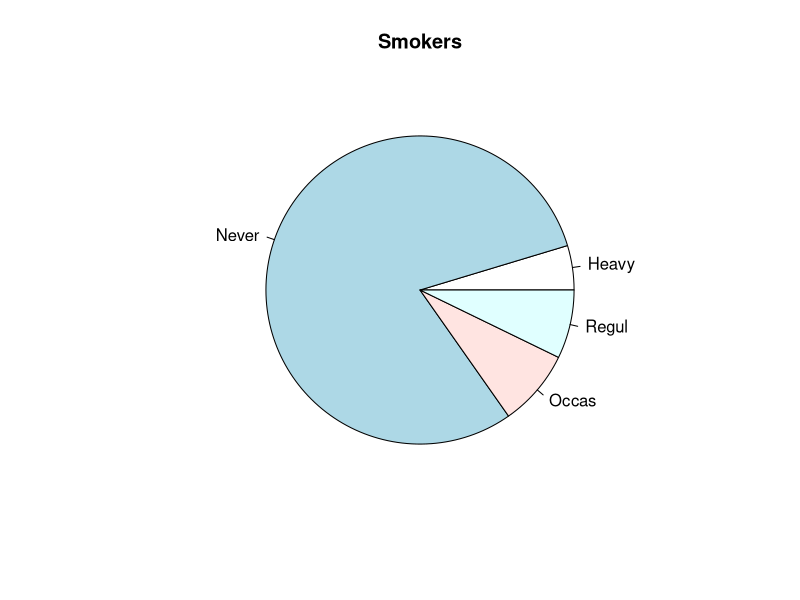
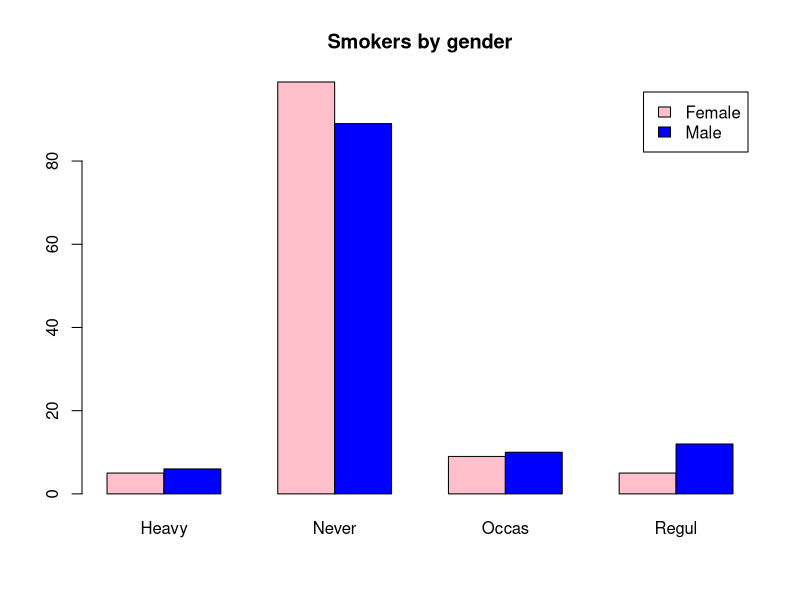
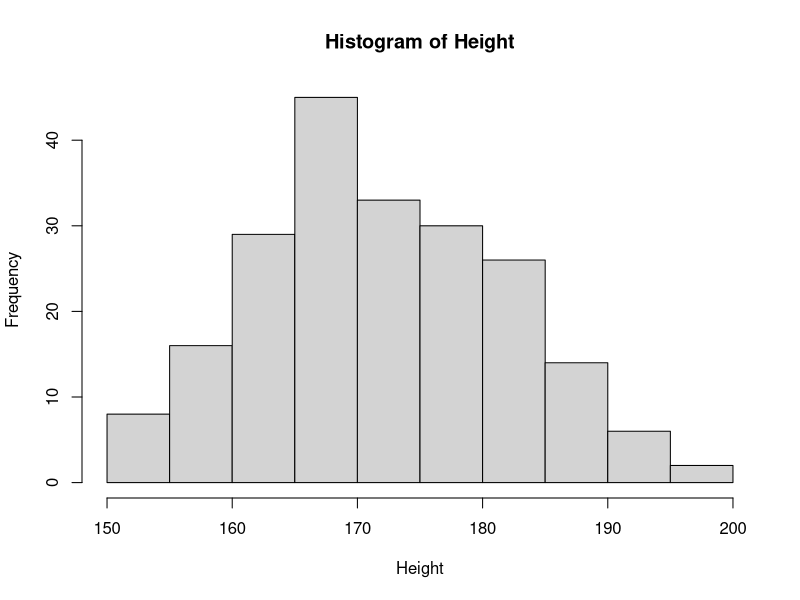
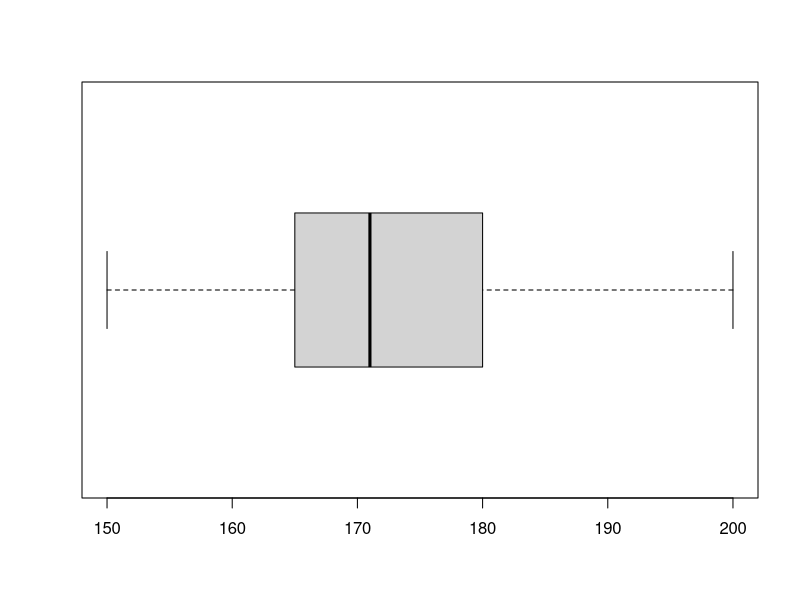
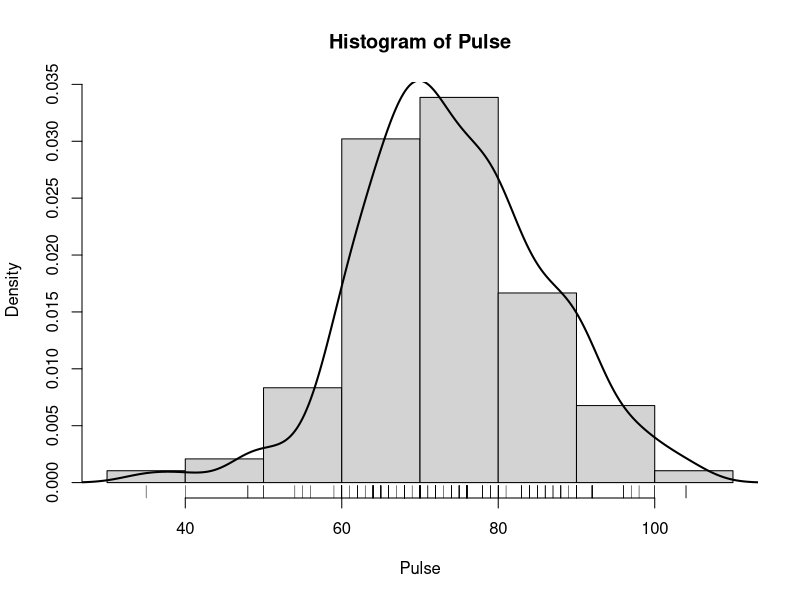
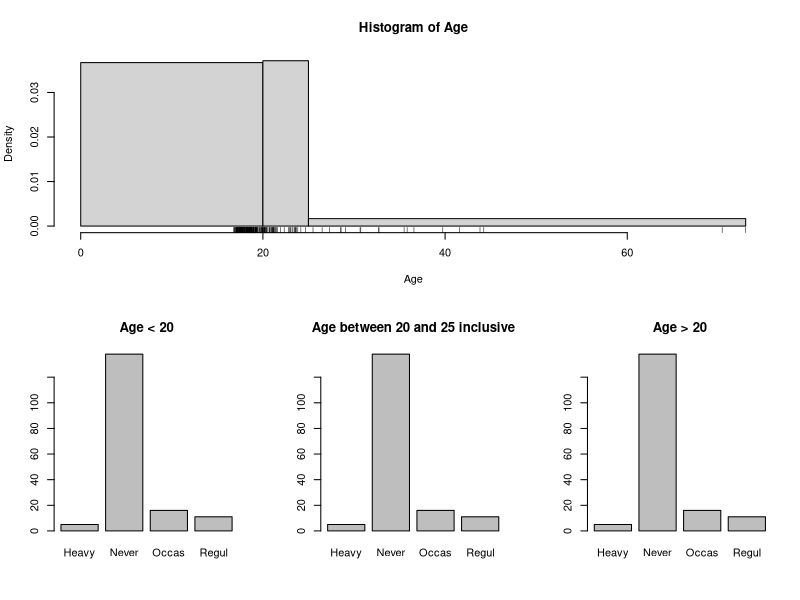

Here is the R script that generated these plots, in order:
# Разглеждаме данните 'survey' от пакета 'MASS'.

library('MASS')
attach(survey)
View(survey)

# Зад. 1) Въз основа на данните пресметнете вероятностите:
# а) Случайно избран човек да се окаже редовен пушач.

sum(Smoke=='Regul', na.rm=TRUE)/length(Smoke)
prop.table(table(Smoke))['Regul']

# б) Случайно избран човек да се окаже редовно пушещ мъж.

sum(Smoke=='Regul' & Sex=="Male", na.rm = TRUE)/length(Smoke)
prop.table(table(Smoke, Sex))['Regul', 'Male']

# в) Случайно избран мъж да се окаже редовен пушач.

sum(Smoke=='Regul' & Sex=="Male", na.rm = TRUE)/sum(Sex=="Male", na.rm = TRUE)
prop.table(table(Smoke[Sex=='Male']))['Regul']
prop.table(table(Smoke, Sex), 2)['Regul', 'Male']

# г) Случайно избран редовен пушач да се окаже мъж.

sum(Smoke=='Regul' & Sex=="Male", na.rm = TRUE)/sum(Smoke=='Regul', na.rm = TRUE)
prop.table(table(Sex[Smoke=="Regul"]))['Male']
prop.table(table(Smoke, Sex), 1)['Regul', 'Male']

# Зад. 2) Представете графично данните за тютюнопушенето на студентите.
#         А също и за тютюнопушенето в зависимост от пола.

pie(table(Smoke), main="Smokers")
barplot(table(Sex, Smoke), beside=TRUE, col=c("pink","blue"), legend.text = TRUE, main="Smokers by gender")

# Зад. 3) Пресметнете оценки - средно, медиана, квартили, стандартно отклонение и т.н. за височината на студентите.
#         Направете отделни изчисления за мъжете и за жените. Каква част от студентите се различават от средната
#         височина с не повече от едно стандартно отклонение.

mean(Height, na.rm=TRUE)
summary(Height, na.rm=TRUE)
sd(Height, na.rm=TRUE)

# Мъже
mean(Height[Sex=="Male"], na.rm=TRUE)
fivenum(Height[Sex=="Male"], na.rm=TRUE)

# Жени
mean(Height[Sex=="Female"], na.rm=TRUE)
fivenum(Height[Sex=="Female"], na.rm=TRUE)

table(Height, Sex)

sum(abs(Height-mean(Height, na.rm = TRUE))<=1, na.rm = TRUE)/length(Height)


# Зад. 4) Представете графично височината на студентите.

hist(Height, freq = TRUE)
boxplot(Height, horizontal = TRUE)


# Зад. 5) Направете хистограма за пулса на студентите. Добавете плътността.

hist(Pulse, probability = TRUE)
rug(Pulse)
lines(density(Pulse, na.rm = TRUE), lwd=2)


# Зад. 6) Разделете студентите според възрастта им на три групи: A - до 20г, B - от 20 до 25 и C - над 25.
#         Представете графично. Направете таблица за разпределението на пушачите в различните възрасти, представете графично

layout(matrix(c(1,1,1,2,3,4), 2, 3, byrow = TRUE))
hist(Age, breaks=c(0,20,25,max(Age)), xlim=c(0,max(Age))); rug(Age)
barplot(table(Smoke[Age<20]), main="Age < 20")
barplot(table(Smoke[Age<20]), main="Age between 20 and 25 inclusive")
barplot(table(Smoke[Age<20]), main="Age > 20")
